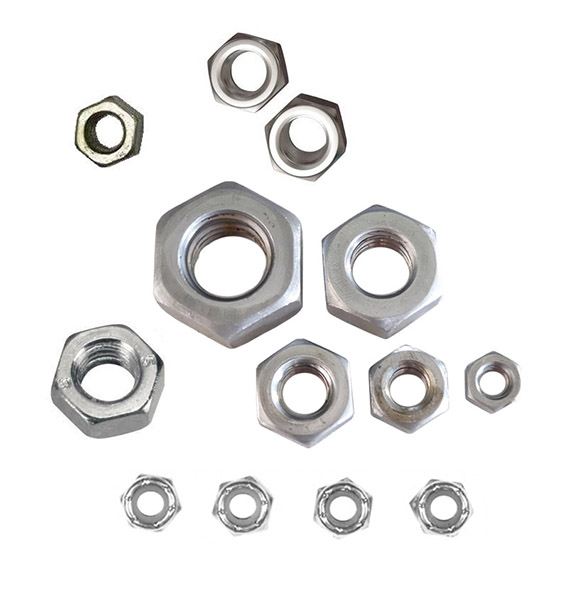
#> input picture nuts/Test images/nuts.jpg, 565 x 600 px, found by its file name
$ python nuts_bolts_features.py   (older library calls are emulated)
#> lines starting #> are read from the running program, lines starting #| are printed output that depends on the picture; after the words box and inside, x2 and y2 are one past the last pixel; in counts of white or black regions, pixels touching at a corner belong together
import cv2
import numpy as np
import math

def computeSolidity(contours):
	solid_list = []
	for c in contours:
		area = cv2.contourArea(c)
		hull = cv2.convexHull(c)
		hull_area = cv2.contourArea(hull)
		solidity = float(area)/hull_area
		solid_list.append(solidity)
	return solid_list

def computeAspectRatio(contours):
	ratio_list = []
	for c in contours:
		(center, size, angle) = cv2.minAreaRect(c)
		ratio = min(size)/max(size)
		ratio_list.append(ratio)
	return ratio_list

def createFeature(contours, category):
	ratio_list = computeAspectRatio(contours)
	solid_list = computeSolidity(contours)
	feature_list = []
	for x in range(len(ratio_list)):
		feature_list.append([ratio_list[x],solid_list[x],category])
	return feature_list

nuts = cv2.imread("Test images\\nuts.jpg")
#> nuts is the input picture: shape (600, 565, 3); mean B, G, R 234.2, 234.5, 235
bolts = cv2.imread("Test images\\bolts.jpg")
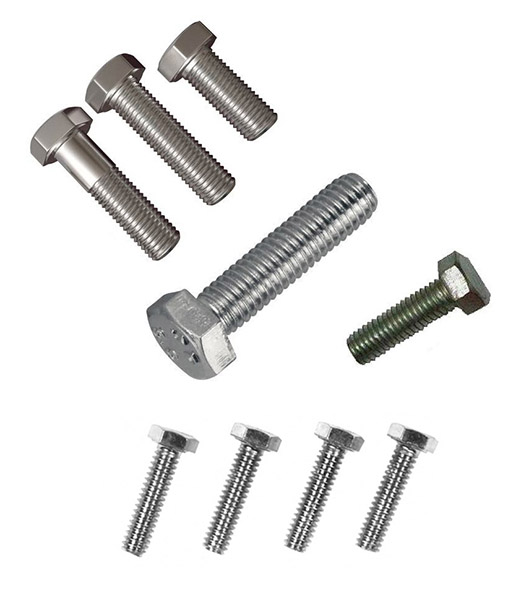
#> input picture nuts/Test images/bolts.jpg, 529 x 600 px, found by its file name
#> bolts is the input picture: shape (600, 529, 3); mean B, G, R 231.5, 232, 232.4
cv2.imshow("nuts", nuts)
cv2.imshow("bolts", bolts)
gray_nuts = cv2.cvtColor(nuts, cv2.COLOR_BGR2GRAY)
gray_bolts = cv2.cvtColor(bolts, cv2.COLOR_BGR2GRAY)
cv2.imshow("nuts - gray", gray_nuts)
cv2.imshow("bolts - gray", gray_nuts)
ret,binary_nuts = cv2.threshold(gray_nuts,240,255, cv2.THRESH_BINARY_INV)
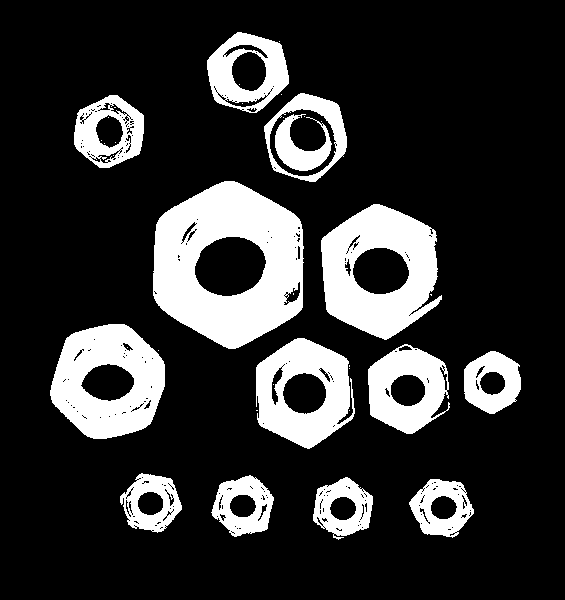
#> binary_nuts: shape (600, 565); 19.5% white; 36 white regions (22 under 20 px), largest, box (x1, y1, x2, y2) and area: (153, 181, 304, 349) 16091, (321, 204, 442, 340) 9985, (50, 324, 165, 439) 8595
ret,binary_bolts = cv2.threshold(gray_bolts,240,255, cv2.THRESH_BINARY_INV)
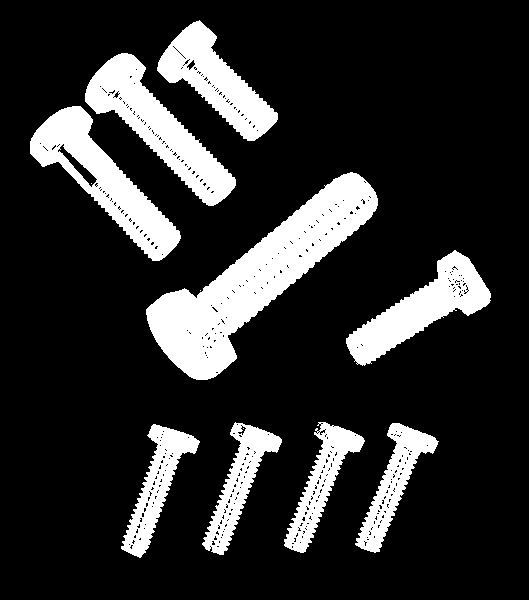
#> binary_bolts: shape (600, 529); 17.8% white; 12 white regions (3 under 20 px), largest, box (x1, y1, x2, y2) and area: (146, 172, 378, 380) 15702, (85, 53, 236, 206) 7558, (30, 106, 181, 261) 7517
cv2.imshow("nuts - binary", binary_nuts)
cv2.imshow("bolts - binary", binary_bolts)

kernel3 = np.ones((3,3),np.uint8)
kernel5 = np.ones((5,5),np.uint8)

closed_nuts = cv2.morphologyEx(binary_nuts, cv2.MORPH_CLOSE, kernel5)
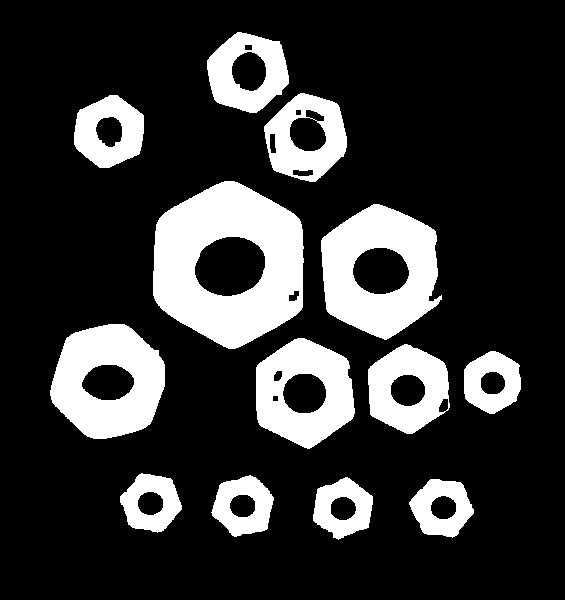
#> closed_nuts: shape (600, 565); 20.5% white; 13 white regions, largest, box (x1, y1, x2, y2) and area: (153, 181, 304, 349) 16337, (321, 204, 442, 340) 10182, (50, 324, 165, 439) 8759
closed_bolts = cv2.morphologyEx(binary_bolts, cv2.MORPH_CLOSE, kernel5)
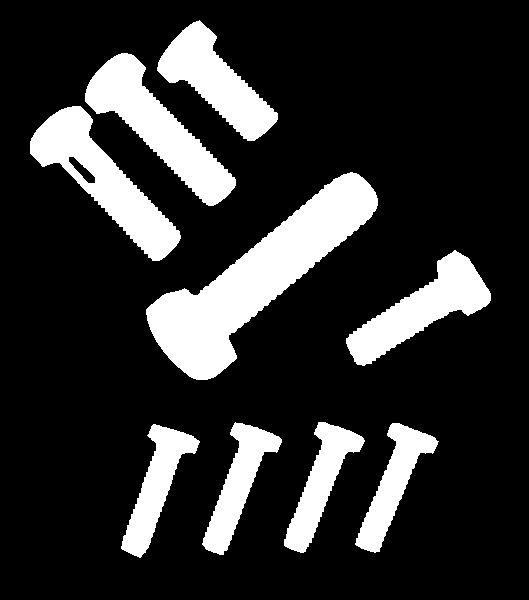
#> closed_bolts: shape (600, 529); 18.5% white; 9 white regions
cv2.imshow("nuts - closed", closed_nuts)
cv2.imshow("bolts - closed", closed_bolts)

nuts_draw = nuts.copy()
bolts_draw = bolts.copy()
im1, nuts_contours, nuts_hierarchy = cv2.findContours(closed_nuts,cv2.RETR_EXTERNAL,cv2.CHAIN_APPROX_SIMPLE)
#> nuts_contours = 13 contours; largest, box (x1, y1, x2, y2) and area: (153, 181, 304, 349) 19410, (321, 204, 442, 340) 12004, (50, 324, 165, 439) 9992, (256, 338, 355, 449) 8140, (368, 344, 450, 434) 5439; nuts_hierarchy = 13 rows, first 6: [1, -1, -1, -1], [2, 0, -1, -1], [3, 1, -1, -1], [4, 2, -1, -1], [5, 3, -1, -1], [6, 4, -1, -1]
im2, bolts_contours, bolts_hierarchy = cv2.findContours(closed_bolts,cv2.RETR_EXTERNAL,cv2.CHAIN_APPROX_SIMPLE)
#> bolts_contours = 9 contours; largest, box (x1, y1, x2, y2) and area: (146, 172, 378, 380) 15596, (30, 106, 181, 261) 7757, (85, 53, 236, 206) 7501, (346, 250, 491, 366) 5996, (157, 20, 278, 141) 5764; bolts_hierarchy = [[1, -1, -1, -1], [2, 0, -1, -1], [3, 1, -1, -1], [4, 2, -1, -1], [5, 3, -1, -1], [6, 4, -1, -1], [7, 5, -1, -1], [8, 6, -1, -1], [-1, 7, -1, -1]]
cv2.drawContours(nuts_draw, nuts_contours, -1, (0,255,0))
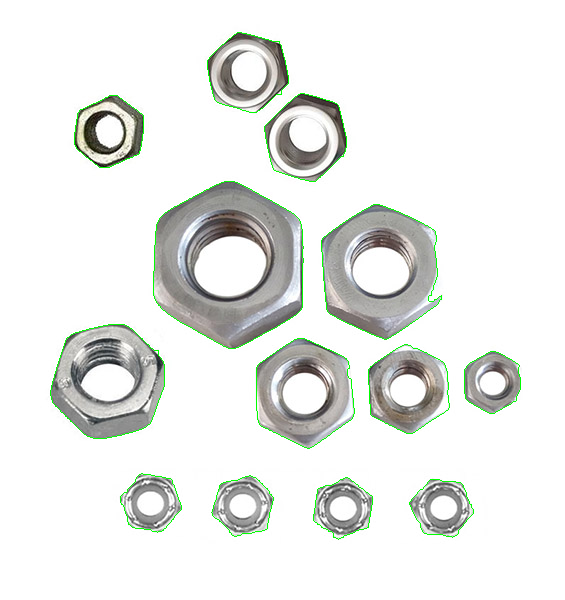
#> nuts_draw: shape (600, 565, 3); 0.97% of pixels changed, all inside (x1, y1, x2, y2) = (50, 32, 521, 540)
cv2.drawContours(bolts_draw, bolts_contours, -1, (0,255,0))
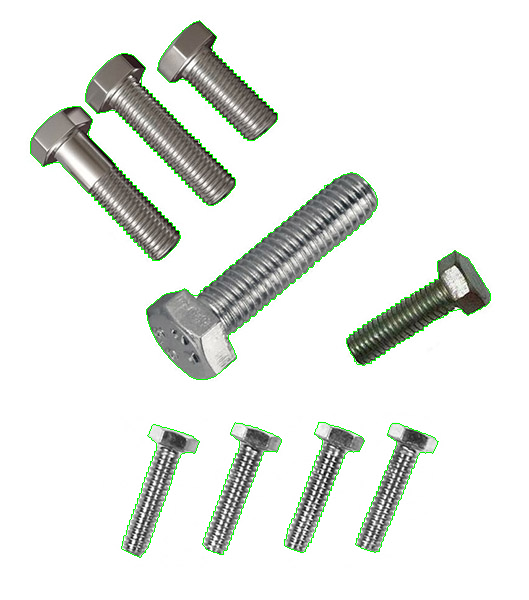
#> bolts_draw: shape (600, 529, 3); 1.13% of pixels changed, all inside (x1, y1, x2, y2) = (30, 20, 491, 558)
cv2.imshow("nuts - contours", nuts_draw)
cv2.imshow("bolts - contours", bolts_draw)

nuts_feature = createFeature(nuts_contours, "nut")
#> the loop in computeAspectRatio, `for c in contours:` made 13 passes
#> (center, size, angle, ratio) on passes 1 to 12: ((442.2, 507.4), (57.24, 61.72), -26.57, 0.928), ((342.4, 507.7), (63.69, 55.15), -21.45, 0.866), ((242.2, 505.6), (63.74, 57.27), -11.31, 0.898), ((150.7, 502.5), (62.24, 55.36), -49.9, 0.889), ((492, 382), (62, 56), -90, 0.903), ((408.3, 388.5), (80, 89.28), -2.73, 0.896), ((304.2, 392.1), (99.2, 108.6), -64.44, 0.913), ((108.5, 381), (118, 108.5), -71.57, 0.92), ((380.7, 271.4), (116.3, 135.6), -4.76, 0.858), ((228, 264.4), (167.1, 149.8), -88.73, 0.896), ((109.4, 131.4), (74.75, 65.83), -25.77, 0.881), ((306.1, 137.6), (91.15, 76.96), -42.4, 0.844)
#> after the loop in computeAspectRatio, `for c in contours:`: ratio_list = [0.928, 0.866, 0.898, 0.889, 0.903, 0.896, 0.913, 0.92, 0.858, 0.896, 0.881, 0.844, 0.904]
#> the loop in computeSolidity, `for c in contours:` made 13 passes
#> (area, hull_area, solidity) on passes 1 to 12: (2632, 2739, 0.961), (2577.5, 2701, 0.954), (2690, 2803, 0.96), (2556.5, 2670, 0.957), (2672.5, 2729, 0.979), (5439, 5542, 0.981), (8140.5, 8266.5, 0.985), (9992, 10152.5, 0.984), (12003.5, 12379.5, 0.97), (19409.5, 19587, 0.991), (3775.5, 3848.5, 0.981), (5338.5, 5424.5, 0.984)
#> after the loop in computeSolidity, `for c in contours:`: solid_list = [0.961, 0.954, 0.96, 0.957, 0.979, 0.981, 0.985, 0.984, 0.97, 0.991, 0.981, 0.984, 0.974]
#> the loop in createFeature, `for x in range(len(ratio_list)):` made 13 passes
#> after the loop in createFeature, `for x in range(len(ratio_list)):`: feature_list = 13 items, first 6: [0.928, 0.961, 'nut'], [0.866, 0.954, 'nut'], [0.898, 0.96, 'nut'], [0.889, 0.957, 'nut'], [0.903, 0.979, 'nut'], [0.896, 0.981, 'nut']
#> nuts_feature has the same summary as feature_list in createFeature
bolts_feature = createFeature(bolts_contours, "bolt")
#> the loop in computeAspectRatio (call 2), `for c in contours:` made 9 passes
#> (center, size, angle, ratio) on passes 1 to 9: ((150.5, 489.7), (132.8, 50.87), -66.04, 0.383), ((391.8, 490), (130.4, 50.9), -68.75, 0.39), ((313.6, 486.3), (132.4, 49.64), -63.43, 0.375), ((233.2, 488.6), (132.8, 51.08), -66.8, 0.385), ((413.5, 313), (151.8, 63.92), -32.01, 0.421), ((269, 271.2), (265.3, 96.52), -38.66, 0.364), ((109.3, 184.2), (69.3, 180.3), -45, 0.384), ((162.8, 132.2), (67.18, 179.6), -45, 0.374), ((219, 85.5), (65.76, 130.8), -45, 0.503)
#> the loop in computeSolidity (call 2), `for c in contours:` made 9 passes
#> (area, hull_area, solidity) on passes 1 to 9: (3704.5, 5092, 0.728), (3565, 5019, 0.71), (3623, 4934.5, 0.734), (3690, 5099.5, 0.724), (5996, 7576.5, 0.791), (15596, 19578, 0.797), (7757, 9879.5, 0.785), (7501, 9595, 0.782), (5764, 7045, 0.818)
#> the loop in createFeature (call 2), `for x in range(len(ratio_list)):` made 9 passes
#> bolts_feature = [[0.383, 0.728, 'bolt'], [0.39, 0.71, 'bolt'], [0.375, 0.734, 'bolt'], [0.385, 0.724, 'bolt'], [0.421, 0.791, 'bolt'], [0.364, 0.797, 'bolt'], [0.384, 0.785, 'bolt'], [0.374, 0.782, 'bolt'], [0.503, 0.818, 'bolt']]


cv2.waitKey(0)
cv2.destroyAllWindows()
